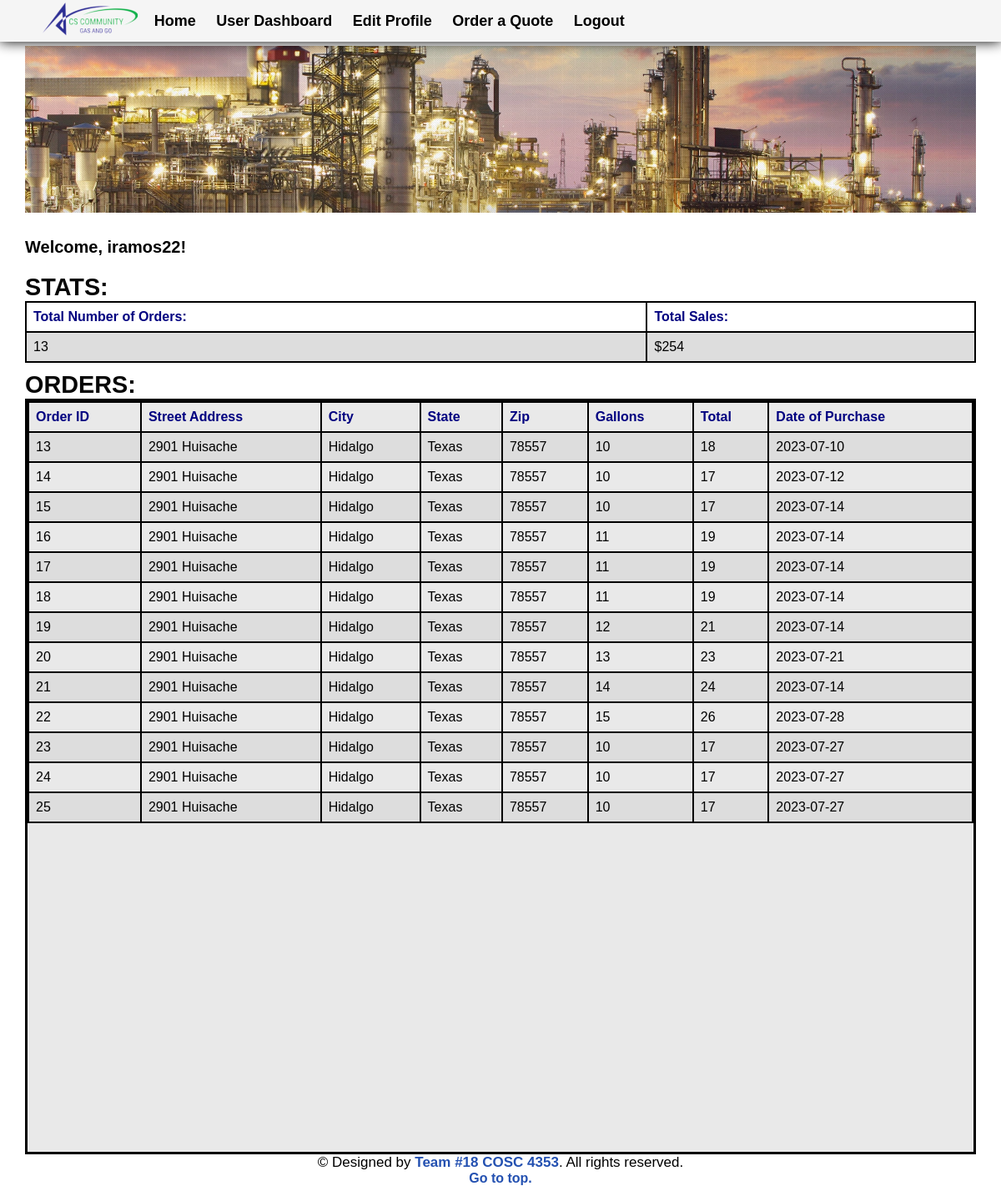
/Pages/orderHistory.php (signed in), run on the app's committed database.
### tables this page shows
CREATE TABLE `order` (
  `Order_ID` int(11) NOT NULL,
  `User_ID` int(11) NOT NULL,
  `Order_total` int(11) DEFAULT NULL,
  `Date_of_purchase` date DEFAULT current_timestamp(),
  `Street_delivered_to` varchar(45) DEFAULT NULL,
  `City_delivered_to` varchar(45) DEFAULT NULL,
  `State_delivered_to` varchar(45) DEFAULT NULL,
  `Zip_code_delivered_to` varchar(45) DEFAULT NULL,
  `Gallons` int(11) NOT NULL
);

### Pages/orderHistory.php (the view, shortened to what this page needs)
<!DOCTYPE html>
<html>
<?php
require_once "../php/config.php";
?>
<!DOCTYPE html>
<html>
<head>
    <link rel="stylesheet" type="text/css" href="../css/main_page.css">
    <link rel="stylesheet" type="text/css" href="../css/Admin.css">
</head>
<body>
<div class="banner-image"></div>
<header>
    <a href="../index.php">
        <img src="../images/logo1.png">
    </a>
    <nav>
        <ul>
            <li><a href="../index.php">Home</a></li>
            <li><a href="userDashboard.php">User Dashboard</a></li>
            <li><a href="editProfile.php">Edit Profile</a></li>
            <li><a href="user.php">Order a Quote</a></li>
            <?php if (isset($_SESSION['login_user'])) { ?>
                                <li><a href="?logout">Logout</a></li>
                            <?php } ?>
        </ul>
    </nav>
</header>
<section>
    <div>
    <?php
        echo '<p style="font-size: 20px; font-weight: bold;">Welcome, ' . htmlspecialchars($_SESSION['login_user']) . '!</p>';
    ?>
        <h2 style="margin-top: 20px;">Stats:</h2>
        <table>
            <tr>
               <th style="color: navy;">Total Number of Orders:</th>
               <th style="color: navy;">Total Sales:</th>
            </tr>
            <tr>
                <?php
                $UserId = $_SESSION['user_id'];
                $sql = "SELECT COUNT(*) AS order_count, SUM(Order_total) AS total_sales FROM `Order` WHERE User_ID = '$UserId'";
                $result = mysqli_query($conn, $sql) or die(mysqli_error($conn));
                $row = mysqli_fetch_assoc($result);
                $orderCount = $row['order_count'];
                $totalSales = $row['total_sales'];
                echo '<td>'.$orderCount.'</td><td>$'.$totalSales.'</td>';
                ?>
            </tr>
        </table>
    </div>
    <div>
        <h2 style="margin-top: 10px; ">Orders:</h2>
        <div style="border: 3px solid rgb(0, 0, 0); background-color: rgb(233, 233, 233); height: 900px; color: navy;">
            <table>
                <tr>
                    <th>Order ID</th>
                    <th>Street Address</th>
                    <th>City</th>
                    <th>State</th>
                    <th>Zip</th>
                    <th>Gallons</th>
                    <th>Total</th>
                    <th>Date of Purchase</th>
                </tr>
                <?php
                $sql = "SELECT * FROM `Order` WHERE User_ID = '$UserId'";
                $result = mysqli_query($conn, $sql) or die(mysqli_error($conn));
                while($row = mysqli_fetch_assoc($result)){
                    $id = $row['Order_ID'];
                    $street = $row['Street_delivered_to'];
                    $city = $row['City_delivered_to'];
                    $state = $row['State_delivered_to'];
                    $zip = $row['Zip_code_delivered_to'];
                    $gallons = $row['Gallons'];
                    $total = $row['Order_total'];
                    $dateOfPurchase = $row['Date_of_purchase'];
                    echo '<tr>';
                    echo '<td style="color: black;">'.$id.'</td>';
                    echo '<td style="color: black;">'.$street.'</td>';
                    echo '<td style="color: black;">'.$city.'</td>';
                    echo '<td style="color: black;">'.$state.'</td>';
                    echo '<td style="color: black;">'.$zip.'</td>';
                    echo '<td style="color: black;">'.$gallons.'</td>';
                    echo '<td style="color: black;">'.$total.'</td>';
                    echo '<td style="color: black;">'.$dateOfPurchase.'</td>';
                    echo '</tr>';
                }
                ?>
            </table>
        </div>
    </div>
</section>
<footer>
    <div class="footer-content text-center" style="margin-bottom: 10%">
        <p class="copyright">
            © Designed by <a href="#">Team #18  COSC 4353</a>. All rights reserved.
        </p>
        <a href="#top">Go to top.</a>
    </div>
</footer>
</body>
</html>

### css/main_page.css (style rules this page uses)
* { margin: 0 0; padding: 0 0; font-family: Arial, Helvetica, sans-serif; }
html { -webkit-scroll-behavior: auto !important; scroll-behavior: smooth; }
header img { height: 100px; margin-left: 40px; }
header { background-color: whitesmoke; position: fixed; top: 0; right: 0; bottom: 0; left: 0; height: 50px; display: flex; align-items: center; box-shadow: 0 0 15px 0 black; z-index: 10; }
header * { display: inline; }
header li { margin: 10px; }
header li a { color:black; font-size: large; text-decoration: solid; }
body { height: 125vh; margin-top: 80px; padding: 30px; }
a { color: #2451b1; font-weight: bold; text-decoration: none; }
.text-center { text-align: center; }
h2 { text-transform: uppercase; color: rgb(6, 6, 6); background-color: #ffffff; border: none; font-size: 1.8rem; border-radius: 5px; }
footer { box-sizing: border-box; margin-bottom: auto; }
.copyright { margin-top:auto; text-align:center; font-size:17px; color: black; }

### Pages/orderHistory.php (style rules this page uses)
table { font-family: Arial, sans-serif; border-collapse: collapse; width: 100%; }
td, th { border: 2px solid black; text-align: left; padding: 8px; }
tr:nth-child(even) { background-color: #dddddd; }
.banner-image { background-image: url("../images/banner_gas.webp"); background-size: cover; background-position: center; background-repeat: no-repeat; width: 100%; height: 200px; margin-top: -55px; margin-bottom: 30px; }

### data on the page
order: Order_ID "13", Street_delivered_to "2901 Huisache", City_delivered_to "Hidalgo", State_delivered_to "Texas", Zip_code_delivered_to "78557", Gallons "10", Order_total "18", Date_of_purchase "2023-07-10"
order: Order_ID "14", Street_delivered_to "2901 Huisache", City_delivered_to "Hidalgo", State_delivered_to "Texas", Zip_code_delivered_to "78557", Gallons "10", Order_total "17", Date_of_purchase "2023-07-12"
order: Order_ID "15", Street_delivered_to "2901 Huisache", City_delivered_to "Hidalgo", State_delivered_to "Texas", Zip_code_delivered_to "78557", Gallons "10", Order_total "17", Date_of_purchase "2023-07-14"
order: Order_ID "16", Street_delivered_to "2901 Huisache", City_delivered_to "Hidalgo", State_delivered_to "Texas", Zip_code_delivered_to "78557", Gallons "11", Order_total "19", Date_of_purchase "2023-07-14"
order: Order_ID "17", Street_delivered_to "2901 Huisache", City_delivered_to "Hidalgo", State_delivered_to "Texas", Zip_code_delivered_to "78557", Gallons "11", Order_total "19", Date_of_purchase "2023-07-14"
order: Order_ID "18", Street_delivered_to "2901 Huisache", City_delivered_to "Hidalgo", State_delivered_to "Texas", Zip_code_delivered_to "78557", Gallons "11", Order_total "19", Date_of_purchase "2023-07-14"
order: Order_ID "19", Street_delivered_to "2901 Huisache", City_delivered_to "Hidalgo", State_delivered_to "Texas", Zip_code_delivered_to "78557", Gallons "12", Order_total "21", Date_of_purchase "2023-07-14"
order: Order_ID "20", Street_delivered_to "2901 Huisache", City_delivered_to "Hidalgo", State_delivered_to "Texas", Zip_code_delivered_to "78557", Gallons "13", Order_total "23", Date_of_purchase "2023-07-21"
order: Order_ID "21", Street_delivered_to "2901 Huisache", City_delivered_to "Hidalgo", State_delivered_to "Texas", Zip_code_delivered_to "78557", Gallons "14", Order_total "24", Date_of_purchase "2023-07-14"
order: Order_ID "22", Street_delivered_to "2901 Huisache", City_delivered_to "Hidalgo", State_delivered_to "Texas", Zip_code_delivered_to "78557", Gallons "15", Order_total "26", Date_of_purchase "2023-07-28"
order: Order_ID "23", Street_delivered_to "2901 Huisache", City_delivered_to "Hidalgo", State_delivered_to "Texas", Zip_code_delivered_to "78557", Gallons "10", Order_total "17", Date_of_purchase "2023-07-27"
order: Order_ID "24", Street_delivered_to "2901 Huisache", City_delivered_to "Hidalgo", State_delivered_to "Texas", Zip_code_delivered_to "78557", Gallons "10", Order_total "17", Date_of_purchase "2023-07-27"
order: Order_ID "25", Street_delivered_to "2901 Huisache", City_delivered_to "Hidalgo", State_delivered_to "Texas", Zip_code_delivered_to "78557", Gallons "10", Order_total "17", Date_of_purchase "2023-07-27"

### other printed values
$_SESSION['login_user'] "iramos22"
$orderCount "13"
$totalSales "254"
